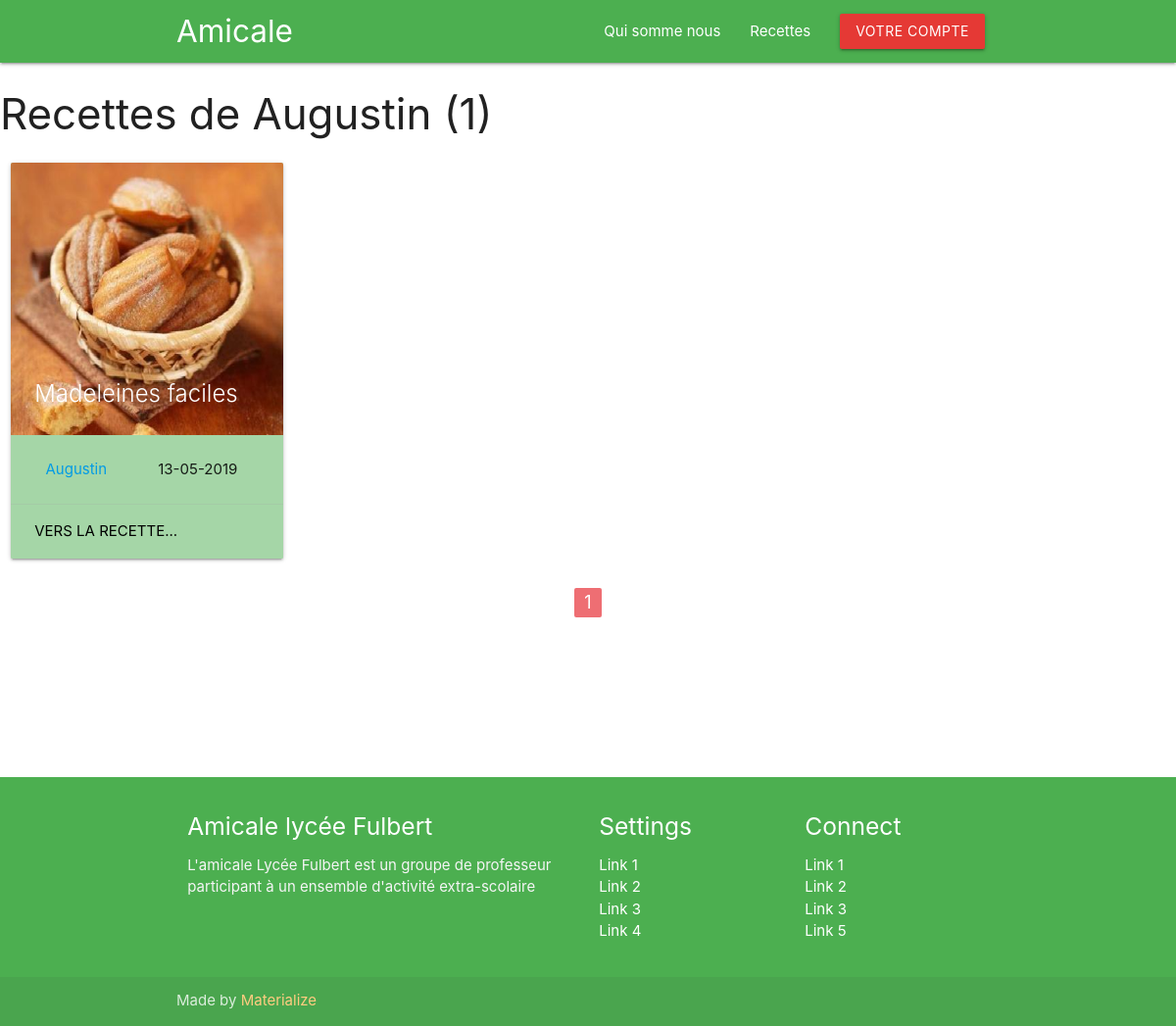
The page /compte/Augustin on the database its author committed.
### flask_asso/models.py (models this page shows, shortened)
class User(db.Model, UserMixin):
	id = db.Column(db.Integer, primary_key=True, autoincrement=True)
	username = db.Column(db.String(20), unique=True, nullable=False)
	email = db.Column(db.String(120), unique=True, nullable=False)
	image_file = db.Column(db.String(20), nullable=False, default='default'+ str(randint(1, 9))+'.jpg')
	password = db.Column(db.String(60), nullable=False)
	posts = db.relationship('Post', backref='author', lazy=True, cascade="all, delete-orphan")
	comment = db.relationship('Comment', backref='author', lazy=True, cascade="all, delete-orphan")

class Post(db.Model):
	id = db.Column(db.Integer, primary_key=True, autoincrement=True)
	title = db.Column(db.String(100), unique=True, nullable=False)
	date_posted = db.Column(db.DateTime, nullable=False, default=datetime.now)
	content = db.Column(db.PickleType(), nullable=False)
	image_recipe = db.Column(db.String(20), nullable=False, default='recipe.jpg')
	user_id = db.Column(db.Integer, db.ForeignKey('user.id'), nullable=False)
	comments = db.relationship('Comment', backref='recette', lazy=True, cascade="all, delete-orphan")

### flask_asso/routes.py (the view)
@app.route('/compte/<string:username>')# On peux definir plusieur chemin vers une même route
def  compte_recette(username):
	page = request.args.get('page', 1, type=int)
	user = User.query.filter_by(username=username).first_or_404()
	posts = Post.query.filter_by(author=user).order_by(Post.date_posted.desc()).paginate(per_page=12, page=page)
	image_file = url_for('static', filename='recipe_pics/')
	return render_template('compte_recette.html',image_file=image_file, posts=posts, user=user)

### flask_asso/templates/compte_recette.html
{% extends "layout.html" %}
{% block content %}
	<div class=row>
		<h3>Recettes de {{ user.username }} ({{ posts.total }})</h3>
		{% for post in posts.items %}
			<div class="col s12 m4 l3">
				<div class="card green lighten-3">
					<div class="card-image">
						<img src="{{ image_file + post.image_recipe }}">
						<span class="card-title">{{ post.title }}</span>
					</div>
					<div class="card-content">
						<div>
							<p class="col s6"><a href="{{ url_for('compte_recette', username=post.author.username) }}">{{ post.author.username }}</a></p>
							<p class="col s6">{{post.date_posted.strftime('%d-%m-%Y')}}</p>
							<br>
						</div>
					</div>
					<div class="card-action">
						<a href="{{ url_for('recette', post_id=post.id ) }}" class="black-text">Vers la recette...</a>
					</div>
				</div>
			</div>
		{% endfor %}
		<div>
			<ul class="pagination center-align col s12">
				{% for num_page in posts.iter_pages(left_edge=1, right_edge=1, left_current=2, right_current=2) %}
					{% if num_page %}
						{% if posts.page == num_page %}
							<li class="active"><a href="{{ url_for('compte_recette', username=user.username, page=num_page) }}">{{ num_page }}</a></li>
						{% else %}
							<li class="waves-effect"><a href="{{ url_for('compte_recette', username=user.username, page=num_page) }}">{{ num_page }}</a></li>
						{% endif %}
					{% else %}
						...
					{% endif %}
				{% endfor %}
			</ul>
		</div>
	</div>
{% endblock content %}

### rows shown on the page
User: username "Augustin"
Post: image_recipe (picture), title "Madeleines faciles", author.username "Augustin", date_posted "13-05-2019"

### other values the page prints
{{ posts.total }} "1"
{{ num_page }} "1"
